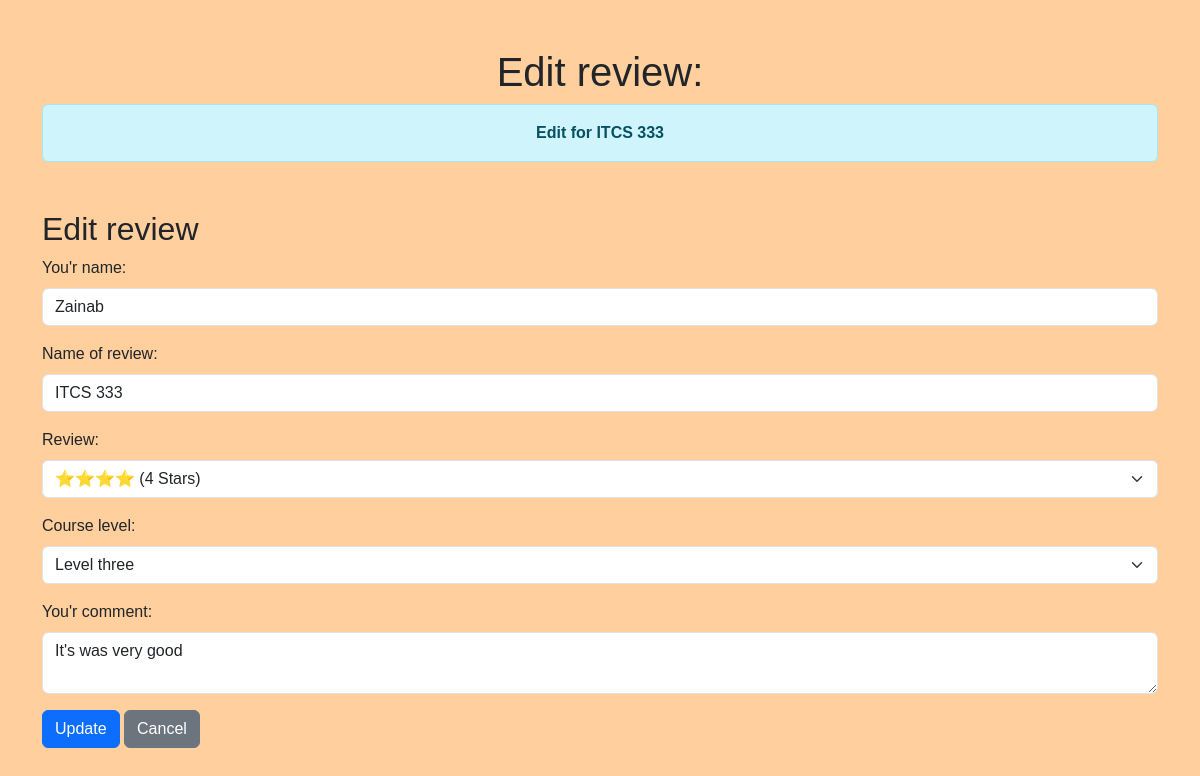
The app's page /course-reviews/edit_review.php?id=57 with its own data.
### tables this page shows
CREATE TABLE `reviews` (
  `id` int(255) NOT NULL,
  `user_name` varchar(255) NOT NULL,
  `course_level` varchar(255) NOT NULL,
  `stars` int(255) NOT NULL,
  `review` varchar(255) NOT NULL,
  `coursename` varchar(255) NOT NULL,
  `created_at` timestamp NOT NULL DEFAULT current_timestamp()
);

### course-reviews/edit_review.php (the view, shortened to what this page needs)
<?php
require 'config.php';
$id = isset($_GET['id']) ? (int)$_GET['id'] : 0;
$stmt = $pdo->prepare("SELECT * FROM reviews WHERE id = ?");
$stmt->execute([$id]);
$review = $stmt->fetch(PDO::FETCH_ASSOC);
?>
<!DOCTYPE html>
<html lang="en">
<head>
    <link href="https://cdn.jsdelivr.net/npm/bootstrap@5.3.6/dist/css/bootstrap.min.css" rel="stylesheet">
</head>
<body style="background-color: #ffcf9d; font-family: Arial, sans-serif;">
    <div class="container mt-5">
        <h1 class="text-center">Edit review:</h1>
        <div class="alert alert-info text-center">
            <strong>Edit for <?= htmlspecialchars($review['coursename']) ?></strong>
        </div>
    </div>
<div class="container mt-5">
    <h2>Edit review</h2>
    <form action="add_review.php" method="post">
        <div class="mb-3">
            <label class="form-label">You'r name:</label>
            <input type="text" name="username" class="form-control" value="<?= htmlspecialchars($review['user_name']) ?>" required>
        </div>
        <div class="mb-3">
            <label class="form-label">Name of review:</label>
            <input type="text" name="coursename" class="form-control" value="<?= htmlspecialchars($review['coursename']) ?>" required>
        </div>
        <div class="mb-3">
            <label class="form-label">Review:</label>
            <select name="stars" class="form-select" required>
                <?php for ($i = 1; $i <= 5; $i++): ?>
                    <option value="<?= $i ?>" <?= $review['stars'] == $i ? 'selected' : '' ?>>
                        <?= str_repeat('⭐', $i) ?> (<?= $i ?> Star<?= $i > 1 ? 's' : '' ?>)
                    </option>
                <?php endfor; ?>
            </select>
        </div>
        <div class="mb-3">
            <label class="form-label">Course level:</label>
            <select name="course_level" class="form-select" required>
                <option value="3" <?= $review['course_level'] == 3 ? 'selected' : '' ?>>Level three</option>
            </select>
        </div>
        <div class="mb-3">
            <label class="form-label">You'r comment:</label>
            <textarea name="comment" class="form-control"><?= htmlspecialchars($review['review']) ?></textarea>
        </div>
        <button type="submit" class="btn btn-primary">Update</button>
        <a href="../courseReviews.php" class="btn btn-secondary">Cancel</a>
    </form>
</div>
</body>
</html>

### records on screen
reviews: coursename "ITCS 333", username "Zainab", stars "⭐⭐⭐⭐ (4 Stars)", course_level "Level three", comment "It's was very good"
